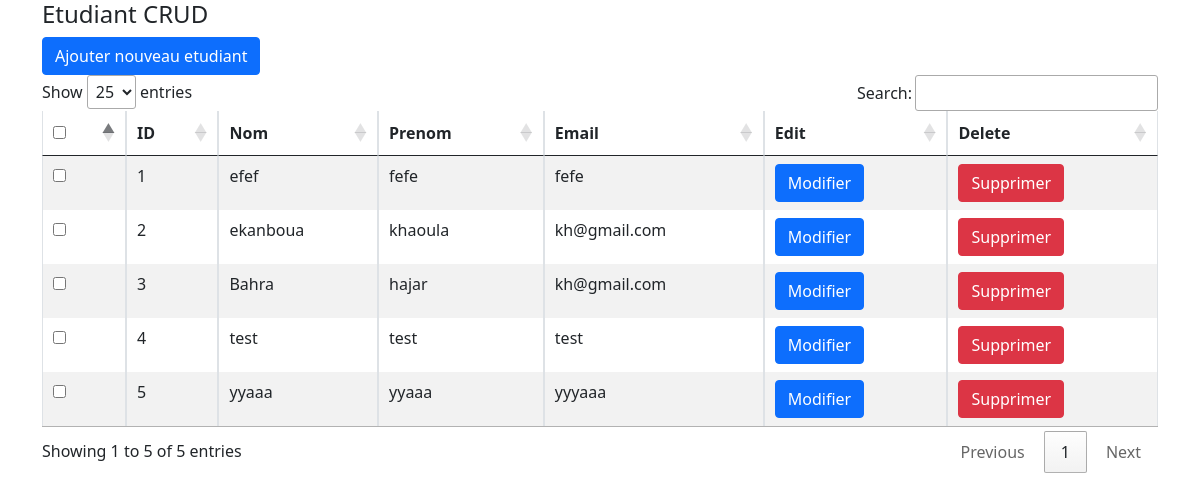
/etudiant/, run on the app's committed database.
### elearning/models.py (models this page shows, shortened)
class Etudiant(models.Model):
    nom = models.CharField(max_length=100)
    prenom = models.CharField(max_length=100)
    email = models.EmailField()

### elearning/views.py (the view)
def etudiant_list(request):
    etudiants = Etudiant.objects.all()
    return render(request, 'etudiant_list.html', {'etudiants': etudiants})

### elearning/templates/etudiant_list.html (shortened to what this page needs)
{% extends "base.html" %}
{% block content %}
 <div class="col-md-12">
        <span><a href="/addnew" class="btn btn-primary">Ajouter nouveau etudiant</a></span>
        <div class="table-responsive">
        <table id="bootstrapdatatable" class="table table-striped table-bordered" width="100%">
        <thead>
            <th><input type="checkbox" id="checkall" /></th>
            <th>ID</th>
            <th>Nom</th>
            <th>Prenom</th>
            <th>Email</th>
            <th>Edit</th>
            <th>Delete</th>
        </thead>
        <tbody>
        {% for etudiant in etudiants %}
            <tr>
            <td><input type="checkbox" class="checkthis" /></td>
            <td>{{ etudiant.id }}</td>
            <td>{{ etudiant.nom }}</td>
            <td>{{ etudiant.prenom }}</td>
            <td>{{ etudiant.email }}</td>
            <td><a href="/editEtudiant/{{ etudiant.id }}" class="btn btn-primary">Modifier</a></td>
            <td><a href="/delete/{{ etudiant.id }}" class="btn btn-danger">Supprimer</a></td>
            </tr>
        {% endfor %}
        </tbody>
        </table>
        </div>
    </div>
{% endblock content %}

### elearning/templates/base.html (shortened to what this page needs)
<!DOCTYPE html>
<html lang="en">
<head>
{% load static %}
<link rel="stylesheet" type="text/css" href="https://cdn.jsdelivr.net/npm/bootstrap@5.0.2/dist/css/bootstrap.min.css"/>
<link rel = "stylesheet" type = "text/css" href = "https://cdn.datatables.net/1.12.0/css/jquery.dataTables.min.css"/>
</head>
<body>
<div class="container">
 <div class="row">
    <h4>Etudiant CRUD</h4>
    {% block content %}{% endblock %}
 </div>
</div>
</body>
</html>

### data on the page
Etudiant: id "1", nom "efef", prenom "fefe", email "fefe"
Etudiant: id "2", nom "ekanboua", prenom "khaoula", email "kh@gmail.com"
Etudiant: id "3", nom "Bahra", prenom "hajar", email "kh@gmail.com"
Etudiant: id "4", nom "test", prenom "test", email "test"
Etudiant: id "5", nom "yyaaa", prenom "yyaaa", email "yyyaaa"
